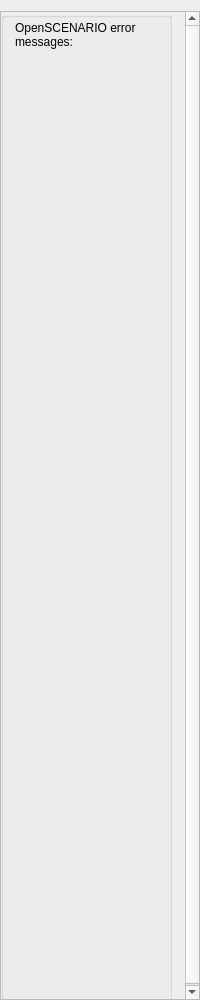
<?xml version="1.0" encoding="UTF-8"?>
<ui version="4.0">
 <class>ErrorMessageTree</class>
 <widget class="QWidget" name="ErrorMessageTree">
  <property name="geometry">
   <rect>
    <x>0</x>
    <y>0</y>
    <width>200</width>
    <height>1000</height>
   </rect>
  </property>
  <property name="sizePolicy">
   <sizepolicy hsizetype="MinimumExpanding" vsizetype="MinimumExpanding">
    <horstretch>0</horstretch>
    <verstretch>0</verstretch>
   </sizepolicy>
  </property>
  <property name="minimumSize">
   <size>
    <width>0</width>
    <height>152</height>
   </size>
  </property>
  <property name="windowTitle">
   <string>Form</string>
  </property>
  <property name="autoFillBackground">
   <bool>false</bool>
  </property>
  <property name="styleSheet">
   <string notr="true">padding: 0px;
min-width: 0em;</string>
  </property>
  <layout class="QVBoxLayout" name="verticalLayout">
   <property name="leftMargin">
    <number>0</number>
   </property>
   <property name="rightMargin">
    <number>0</number>
   </property>
   <property name="bottomMargin">
    <number>0</number>
   </property>
   <item>
    <widget class="QScrollArea" name="scrollArea">
     <property name="widgetResizable">
      <bool>true</bool>
     </property>
     <widget class="QWidget" name="scrollAreaWidgetContents">
      <property name="geometry">
       <rect>
        <x>0</x>
        <y>0</y>
        <width>198</width>
        <height>989</height>
       </rect>
      </property>
      <property name="sizePolicy">
       <sizepolicy hsizetype="Preferred" vsizetype="Preferred">
        <horstretch>0</horstretch>
        <verstretch>0</verstretch>
       </sizepolicy>
      </property>
      <property name="minimumSize">
       <size>
        <width>0</width>
        <height>989</height>
       </size>
      </property>
      <widget class="QGroupBox" name="errorGroupBox">
       <property name="geometry">
        <rect>
         <x>0</x>
         <y>0</y>
         <width>171</width>
         <height>991</height>
        </rect>
       </property>
       <property name="sizePolicy">
        <sizepolicy hsizetype="Preferred" vsizetype="MinimumExpanding">
         <horstretch>0</horstretch>
         <verstretch>0</verstretch>
        </sizepolicy>
       </property>
       <property name="title">
        <string/>
       </property>
       <widget class="QWidget" name="verticalLayoutWidget">
        <property name="geometry">
         <rect>
          <x>10</x>
          <y>0</y>
          <width>171</width>
          <height>981</height>
         </rect>
        </property>
        <layout class="QVBoxLayout" name="errorVerticalLayout">
         <property name="spacing">
          <number>12</number>
         </property>
         <property name="leftMargin">
          <number>4</number>
         </property>
         <property name="topMargin">
          <number>9</number>
         </property>
         <property name="rightMargin">
          <number>4</number>
         </property>
         <property name="bottomMargin">
          <number>9</number>
         </property>
         <item>
          <widget class="QLabel" name="label">
           <property name="sizePolicy">
            <sizepolicy hsizetype="Preferred" vsizetype="Preferred">
             <horstretch>0</horstretch>
             <verstretch>0</verstretch>
            </sizepolicy>
           </property>
           <property name="minimumSize">
            <size>
             <width>0</width>
             <height>0</height>
            </size>
           </property>
           <property name="text">
            <string>OpenSCENARIO error messages:</string>
           </property>
           <property name="wordWrap">
            <bool>true</bool>
           </property>
          </widget>
         </item>
         <item>
          <spacer name="verticalSpacer">
           <property name="orientation">
            <enum>Qt::Vertical</enum>
           </property>
           <property name="sizeHint" stdset="0">
            <size>
             <width>20</width>
             <height>40</height>
            </size>
           </property>
          </spacer>
         </item>
        </layout>
       </widget>
      </widget>
     </widget>
    </widget>
   </item>
  </layout>
 </widget>
 <resources/>
 <connections/>
</ui>
